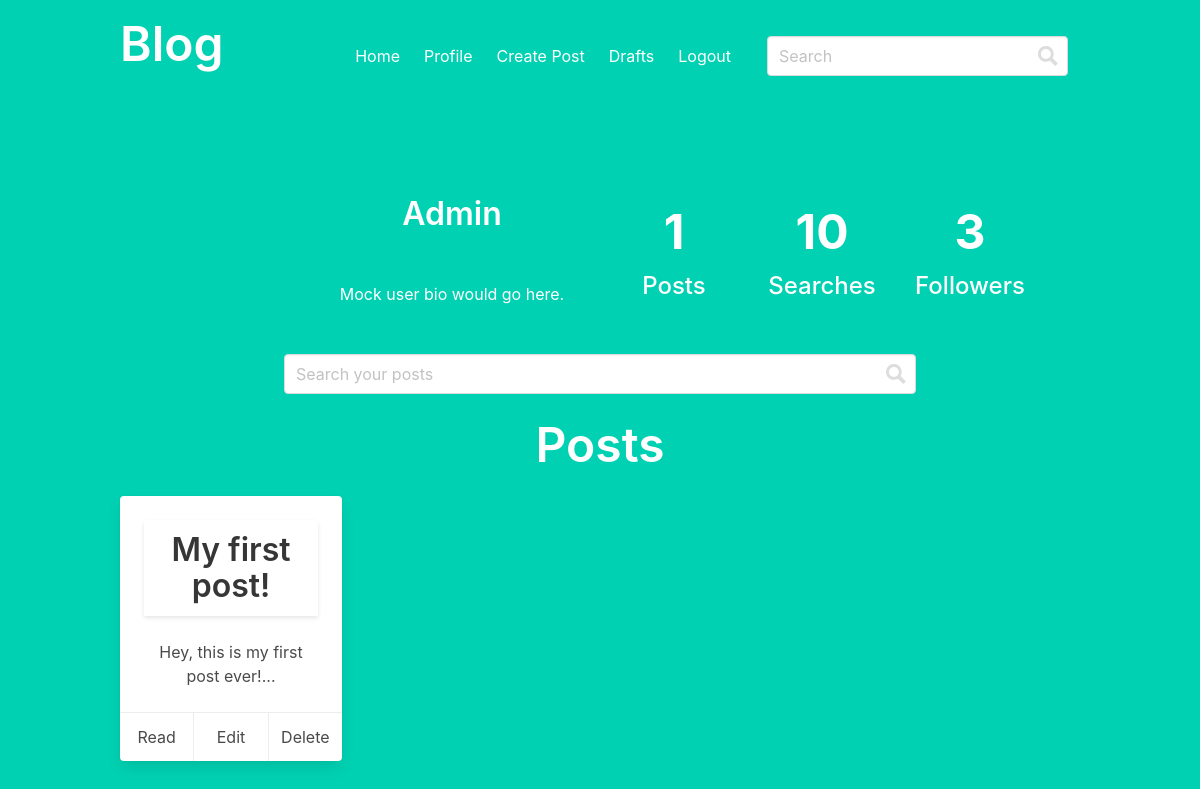
Page /main/profile/id/1/ (signed in) on the earlier database version.
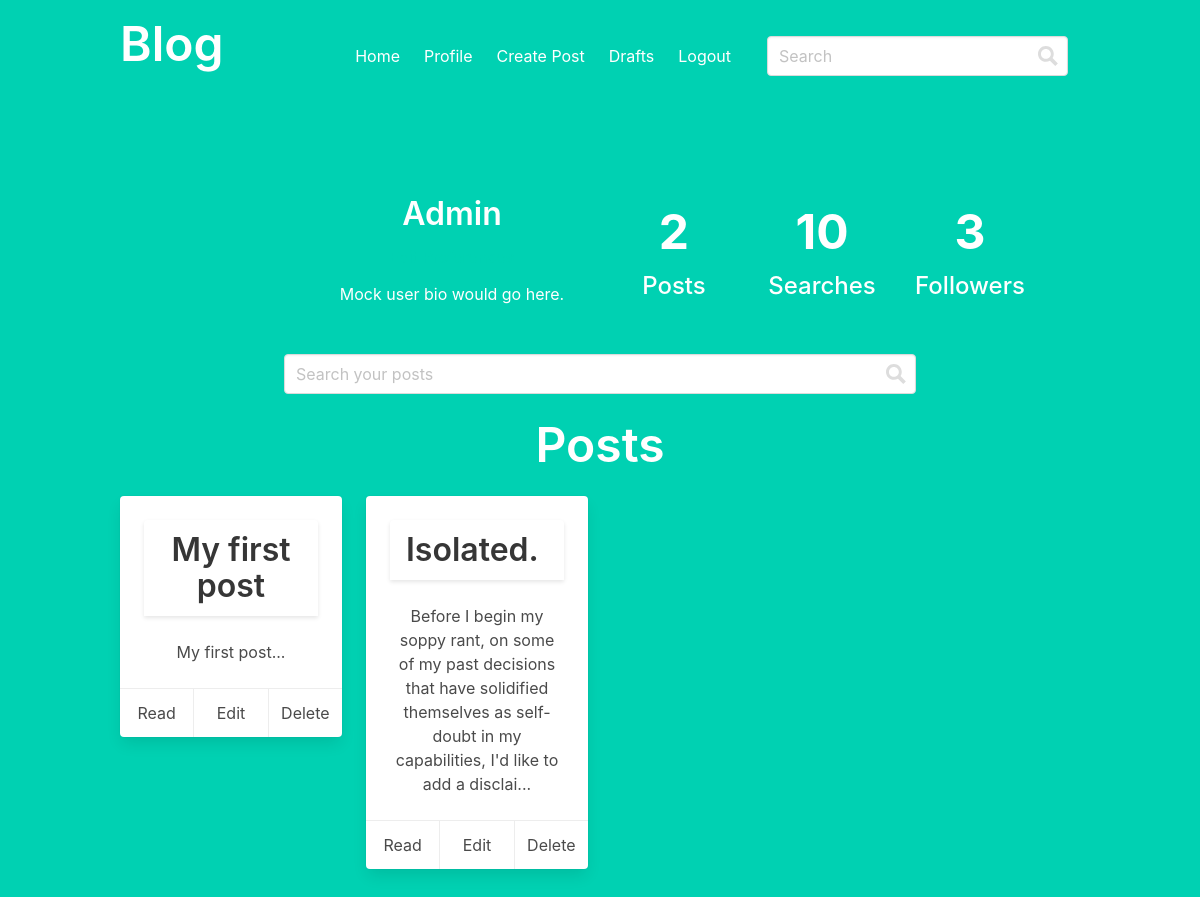
Same page on the later database version.
### application/models.py (models this page shows, shortened)
class User(UserMixin, db.Model):
    __tablename__ = "users"
    __searchable__ = ['username']
    id = db.Column("id", db.Integer, primary_key=True)
    username = db.Column("username", db.String(30), unique=True, nullable=False)
    _password = db.Column("password", db.Text, nullable=False)
    created = db.Column("created", db.DateTime, nullable=False, default=datetime.utcnow)
    posts = db.relationship(
        "Post", back_populates="user", cascade="all, delete, delete-orphan"
    )
    @hybrid_property
    def password(self):
        """
        Property of the User class used to define different
        functions called from the same interface.
        """
        return self._password
    @password.setter
    def password(self, password) -> None:
        """
        Receives the password entered by the user as a string and
        converts it to bytes before passing it through the hash function.
        Stores the hashed password.
        """
        self._password = bc.generate_password_hash(password, rounds=12)

class Post(db.Model):
    __tablename__ = "posts"
    __searchable__ = ['title', 'content']
    id = db.Column("id", db.Integer, primary_key=True)
    title = db.Column("title", db.String(80), nullable=False)
    _slug = db.Column("slug", db.String(80), unique=True)
    content = db.Column("content", db.Text, nullable=False)
    published = db.Column("published", db.Boolean, index=True)
    created = db.Column(
        "created", db.DateTime, nullable=False, default=datetime.utcnow, index=True
    )
    user_id = db.Column("user_id", db.Integer, db.ForeignKey("users.id"))
    user = db.relationship("User", back_populates="posts")
    @hybrid_property
    def slug(self):
        return self._slug
    @slug.setter
    def slug(self, *args, **kwargs):
        """Generate a URL-friendly representation of the post title."""
        self._slug = re.sub(r"[^\w]+", "-", self.title.lower()).strip("-")

### application/main.py (the view)
@bp.route('/profile/id/<int:user_id>/', methods=['GET'])
@login_required
def profile(user_id):
    search_query = request.args.get('query')
    if search_query:
        posts = Post.search_posts(search_query).all()
    else:
        posts = Post.query.filter(user_id == current_user.id).all()
    return render_template(
        'main/profile.html', username=current_user.username, post=posts,
        id=current_user.id
    )

### application/__init__.py (called while the page is built)
def create_app(config_setting):
    app = Flask(__name__)
    config_module = f"config.{config_setting.capitalize()}Config"
    app.config.from_object(config_module)
    login_manager.init_app(app)
    _bcrypt.init_app(app)
    db.init_app(app)
    _search.init_app(app)
    with app.app_context():
        from .auth import bp as auth_bp
        from .main import bp as main_bp
        from .models import User
        app.register_blueprint(auth_bp)
        app.register_blueprint(main_bp)
        db.create_all()
        login_manager.login_view = "auth.login"
        @login_manager.user_loader
        def load_user(user_id):
            return User.query.get(int(user_id))
        @app.route("/", methods=["GET"])
        def hello():
            return render_template("hello.html")
    return app

### application/templates/main/profile.html (shortened to what this page needs)
{% extends "base.html" %}
{% block content %}
    <div class='columns'>
        <div class='container profile'>
          <div class='section profile-heading'>
            <div class='columns is-mobile is-multiline'>
              <div class='column is-2'>
              </div>
              <div class='column is-4-tablet is-10-mobile name'>
                <p>
                  <span class='title is-bold'>{{ username|capitalize() }}</span>
                  <br>
                  <a class='button is-primary is-outlined' href='#' id='edit-preferences' style='margin: 5px 0'>
                  </a>
                  <br>
                </p>
                <p class='tagline'>
                  Mock user bio would go here.
                </p>
              </div>
              <div class='column is-2-tablet is-4-mobile has-text-centered'>
                <p class='is-size-1 has-text-weight-bold'>{{ post|length }}</p>
                <p class='is-size-4 has-text-weight-medium'>Posts</p>
              </div>
              <div class='column is-2-tablet is-4-mobile has-text-centered'>
                <p class='is-size-1 has-text-weight-bold'>10</p>
                <p class='is-size-4 has-text-weight-medium'>Searches</p>
              </div>
              <div class='column is-2-tablet is-4-mobile has-text-centered'>
                <p class='is-size-1 has-text-weight-bold'>3</p>
                <p class='is-size-4 has-text-weight-medium'>Followers</p>
              </div>
            </div>
          </div>
            <div class='columns'>
              <div class='column is-8 is-offset-2'>
                <form method="get" role="search" action="{{ url_for('main.profile', user_id=current_user.id ) }}">
                    <p class="control has-icons-right has-addons">
                        <input class="input" type="text" placeholder="Search your posts" name="query" style='width: 100% !important'>
                        <span class="icon is-small is-right">
                        </span>
                    </p>
                </form>
              </div>
            </div>
            <p class="title is-size-1">Posts</p>
          <div class='columns is-mobile'>
            {% for posts in post %}
            <div class='column is-3-tablet is-6-mobile'>
              <div class='card'>
                <div class='card-content'>
                    <div class="card-header">
                        <div class="card-header-title">
                            <p class="title has-text-dark has-text-centered">{{ posts.title }}</p>
                        </div>
                    </div>
                  <div class='content'>
                      <br>
                    <p>{{ posts.content[:150] }}...</p>
                  </div>
                </div>
                <footer class='card-footer'>
                  <a class='card-footer-item' href="{{ url_for('main.post', slug=posts.slug) }}">Read</a>
                  <a class='card-footer-item' href="{{ url_for('main.edit_post', slug=posts.slug) }}">Edit</a>
                  <a class='card-footer-item' href="{{ url_for('main.delete_post', slug=posts.slug) }}">Delete</a>
                </footer>
              </div>
              <br>
            </div>
            {% endfor %}
{% endblock %}

### application/templates/base.html (shortened to what this page needs)
<!DOCTYPE html>
<html>
<head>
    <link rel="stylesheet" href="https://cdnjs.cloudflare.com/ajax/libs/bulma/0.7.2/css/bulma.min.css" />
</head>
<body>
    <section class="hero is-primary is-fullheight">
        <div class="hero-head">
            <nav class="navbar">
                <div class="container">
                    <div class="navbar-brand">
                        <h1 class=" title is-1">
                            <a class="navbar-item" href="{{ url_for('hello') }}">Blog</a>
                        </h1>
                    </div>
                    <div id="navbarMenuHeroA" class="navbar-menu">
                        <div class="navbar-end">
                            <a href="{{ url_for('main.index') }}" class="navbar-item">
                                Home
                            </a>
                            {% if current_user.is_authenticated %}
                            <a href="{{ url_for('main.profile', user_id=current_user.id) }}" class="navbar-item">
                                Profile
                            </a>
                            {% endif %}
                            {% if current_user.is_authenticated %}
                            <a href="{{ url_for('main.create_post') }}" class="navbar-item">
                                Create Post
                            </a>
                            {% endif %}
                            {% if current_user.is_authenticated %}
                            <a href="{{ url_for('main.drafts') }}" class="navbar-item">
                                Drafts
                            </a>
                            {% endif %}
                            {% if current_user.is_authenticated %}
                            <a href="{{ url_for('auth.logout') }}" class="navbar-item">
                                Logout
                            </a>
                            {% endif %}
                            <form method="get" role="search" action="{{ url_for('main.index') }}" class="navbar-item">
                                <div class="navbar-item field">
                                    <p class="control has-icons-right">
                                        <input class="input" type="text" placeholder="Search" name="query">
                                        <span class="icon is-small is-right">
                                        </span>
                                    </p>
                                </div>
                            </form>
                        </div>
                    </div>
                </div>
            </nav>
        </div>
        <div class="hero-body">
            <div class="container has-text-centered">
                {% block content %}{% endblock %}
            </div>
        </div>
    </section>
</body>
</html>

Differences in the rows shown:
changed Post: title "My first post!" → "My first post"; content "Hey, this is my first post ever!" → "My first post"
added Post: title "Isolated.", content "Before I begin my soppy rant, on some of my past decisions that have solidified themselves as self-doubt in my capabilities, I'd like to add a disclai"
Other differences:
{{ post|length }}: "1" → "2"
